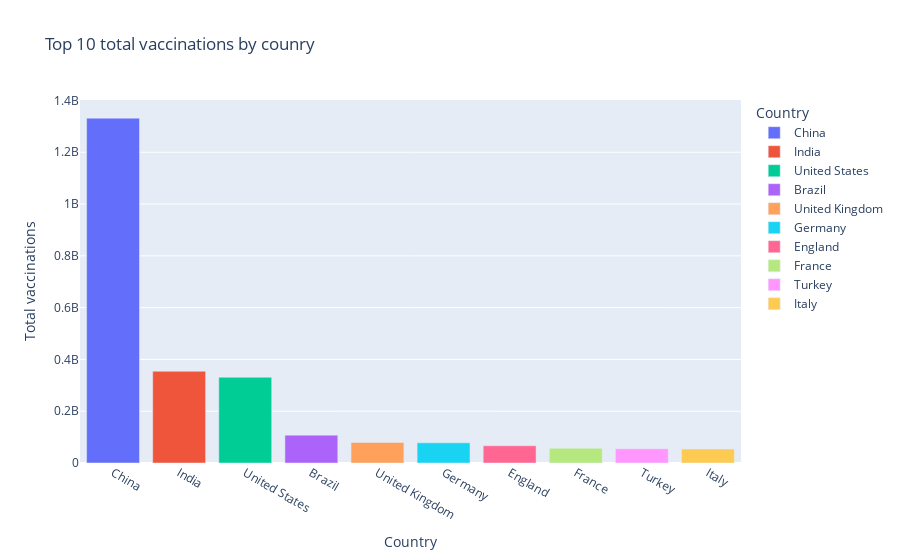

The cell this chart's notebook holds for it:
### Code cell
px.bar(total_vaccinations, x = "country", y = "total_vaccinations", labels = {"country":"Country", "total_vaccinations":"Total vaccinations"}, color = "country", title = "Top 10 total vaccinations by counry")

### Figure 1 — Plotly figure (JSON) as saved in the notebook; plotly's stock layout.template omitted (floating-point values rounded to 4 significant figures)
{"data": [{"alignmentgroup": "True", "hovertemplate": "Country=%{x}<br>Total vaccinations=%{y}<extra></extra>", "legendgroup": "China", "marker": {"color": "#636efa"}, "name": "China", "offsetgroup": "China", "orientation": "v", "showlegend": true, "textposition": "auto", "type": "bar", "x": ["China"], "xaxis": "x", "y": [1331669000], "yaxis": "y"}, {"alignmentgroup": "True", "hovertemplate": "Country=%{x}<br>Total vaccinations=%{y}<extra></extra>", "legendgroup": "India", "marker": {"color": "#EF553B"}, "name": "India", "offsetgroup": "India", "orientation": "v", "showlegend": true, "textposition": "auto", "type": "bar", "x": ["India"], "xaxis": "x", "y": [354307646], "yaxis": "y"}, {"alignmentgroup": "True", "hovertemplate": "Country=%{x}<br>Total vaccinations=%{y}<extra></extra>", "legendgroup": "United States", "marker": {"color": "#00cc96"}, "name": "United States", "offsetgroup": "United States", "orientation": "v", "showlegend": true, "textposition": "auto", "type": "bar", "x": ["United States"], "xaxis": "x", "y": [331214347], "yaxis": "y"}, {"alignmentgroup": "True", "hovertemplate": "Country=%{x}<br>Total vaccinations=%{y}<extra></extra>", "legendgroup": "Brazil", "marker": {"color": "#ab63fa"}, "name": "Brazil", "offsetgroup": "Brazil", "orientation": "v", "showlegend": true, "textposition": "auto", "type": "bar", "x": ["Brazil"], "xaxis": "x", "y": [107628177], "yaxis": "y"}, {"alignmentgroup": "True", "hovertemplate": "Country=%{x}<br>Total vaccinations=%{y}<extra></extra>", "legendgroup": "United Kingdom", "marker": {"color": "#FFA15A"}, "name": "United Kingdom", "offsetgroup": "United Kingdom", "orientation": "v", "showlegend": true, "textposition": "auto", "type": "bar", "x": ["United Kingdom"], "xaxis": "x", "y": [79302857], "yaxis": "y"}, {"alignmentgroup": "True", "hovertemplate": "Country=%{x}<br>Total vaccinations=%{y}<extra></extra>", "legendgroup": "Germany", "marker": {"color": "#19d3f3"}, "name": "Germany", "offsetgroup": "Germany", "orientation": "v", "showlegend": true, "textposition": "auto", "type": "bar", "x": ["Germany"], "xaxis": "x", "y": [77892414], "yaxis": "y"}, {"alignmentgroup": "True", "hovertemplate": "Country=%{x}<br>Total vaccinations=%{y}<extra></extra>", "legendgroup": "England", "marker": {"color": "#FF6692"}, "name": "England", "offsetgroup": "England", "orientation": "v", "showlegend": true, "textposition": "auto", "type": "bar", "x": ["England"], "xaxis": "x", "y": [66540378], "yaxis": "y"}, {"alignmentgroup": "True", "hovertemplate": "Country=%{x}<br>Total vaccinations=%{y}<extra></extra>", "legendgroup": "France", "marker": {"color": "#B6E880"}, "name": "France", "offsetgroup": "France", "orientation": "v", "showlegend": true, "textposition": "auto", "type": "bar", "x": ["France"], "xaxis": "x", "y": [57152332], "yaxis": "y"}, {"alignmentgroup": "True", "hovertemplate": "Country=%{x}<br>Total vaccinations=%{y}<extra></extra>", "legendgroup": "Turkey", "marker": {"color": "#FF97FF"}, "name": "Turkey", "offsetgroup": "Turkey", "orientation": "v", "showlegend": true, "textposition": "auto", "type": "bar", "x": ["Turkey"], "xaxis": "x", "y": [55004225], "yaxis": "y"}, {"alignmentgroup": "True", "hovertemplate": "Country=%{x}<br>Total vaccinations=%{y}<extra></extra>", "legendgroup": "Italy", "marker": {"color": "#FECB52"}, "name": "Italy", "offsetgroup": "Italy", "orientation": "v", "showlegend": true, "textposition": "auto", "type": "bar", "x": ["Italy"], "xaxis": "x", "y": [54193516], "yaxis": "y"}], "layout": {"barmode": "relative", "legend": {"title": {"text": "Country"}, "tracegroupgap": 0}, "title": {"text": "Top 10 total vaccinations by counry"}, "xaxis": {"anchor": "y", "categoryarray": ["China", "India", "United States", "Brazil", "United Kingdom", "Germany", "England", "France", "Turkey", "Italy"], "categoryorder": "array", "domain": [0, 1], "title": {"text": "Country"}}, "yaxis": {"anchor": "x", "domain": [0, 1], "title": {"text": "Total vaccinations"}}}}
